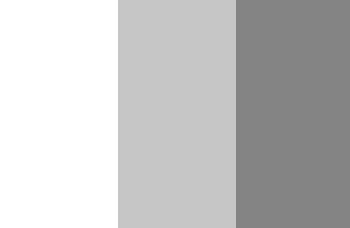
#> input picture images/gray.jpg, 350 x 228 px
$ python main.py   (older library calls are emulated)
#> lines starting #> are read from the running program, lines starting #| are printed output that depends on the picture
### ex1_utils.py
"""
        '########:'##::::'##::::'##:::
         ##.....::. ##::'##:::'####:::
         ##::::::::. ##'##::::.. ##:::
         ######:::::. ###::::::: ##:::
         ##...:::::: ## ##:::::: ##:::
         ##:::::::: ##:. ##::::: ##:::
         ########: ##:::. ##::'######:
        ........::..:::::..:::......::
"""
from typing import List
import cv2
import matplotlib.pyplot as plt
import numpy
from bisect import bisect_left

import numpy as np

LOAD_GRAY_SCALE = 1
LOAD_RGB = 2

'''
#################################################################################################################
################################################# myID METHOD ###################################################
#################################################################################################################
'''


# [6 lines left out: function myID, not called in this run]


'''
#################################################################################################################
########################################### imReadAndConvert METHOD #############################################
#################################################################################################################
'''


def imReadAndConvert(filename: str, representation: int) -> np.ndarray:
    """
    Reads an image, and returns the image converted as requested
    :param filename: The path to the image
    :param representation: GRAY_SCALE or RGB
    :return: The image object
    """
#> called with filename = 'images/gray.jpg', representation = 1
    if representation != 1 and representation != 2:
        print("Invalid representation value (Mandatory conditions: 1<=representation<=2).")
        exit(1)
    img = np.array
    try:
        img = cv2.imread(filename)  # read in BGR format
#> img is the input picture: shape (228, 350, 3); min 132, max 255, mean 195.7
        if representation == 1:
            img = cv2.cvtColor(img, cv2.COLOR_BGR2GRAY)
#> img: shape (228, 350)
        elif representation == 2:
            img = cv2.cvtColor(img, cv2.COLOR_BGR2RGB)  # since matplotlib assumes RGB
        img = np.float32(img)
        img = (1 / 255) * img
        img = np.float32(img)
    except (Exception,):
        print("An exception occurred: can't open/read file: check file path/integrity")
        exit(1)

    return img


'''
#################################################################################################################
############################################### imDisplay METHOD ################################################
#################################################################################################################
'''


# [21 lines left out: function imDisplay, not called in this run]


'''
#################################################################################################################
########################################### transformRGB2YIQ METHOD #############################################
#################################################################################################################
'''

'''

Given the red (R), green (G), and blue (B) pixel components of an RGB color image,
the corresponding luminance (Y), and the chromaticity components (I and Q) in the YIQ color space are
linearly related as follows:

  _ _       __                   __     _ _
 | Y |     | 0.299,  0.587,  0.114 |   | R |
 |   |     |                       |   |   |
 | I |  =  | 0.596, -0.275, -0.321 | X | G |
 |   |     |                       |   |   |
 | Q |     | 0.212, -0.523,  0.311 |   | B |
 |_ _|     |__                   __|   |_ _|

 Explanation:
    We will first flatten the matrix so that we can get an order matrix (X, 3).
    And so we can make a multiplication to the right of each pixel in the transpose matrix
    of the transition matrix [which is an order (3, 3)].
    In this way we will get the same result obtained from performing the formula above for each individual pixel.
'''


# [16 lines left out: function transformRGB2YIQ, not called in this run]


'''
#################################################################################################################
########################################### transformYIQ2RGB METHOD #############################################
#################################################################################################################
'''
'''

Given the luminance (Y) and the chromaticity (I and Q) pixel components of an YIQ color image,
the corresponding red (R), green (G), and blue (B) pixel components in the RGB color space are
linearly related as follows:

  _ _       __                   __ -1    _ _
 | R |     | 0.299,  0.587,  0.114 |     | Y |
 |   |     |                       |     |   |
 | G |  =  | 0.596, -0.275, -0.321 |  X  | I |
 |   |     |                       |     |   |
 | B |     | 0.212, -0.523,  0.311 |     | Q |
 |_ _|     |__                   __|     |_ _|

! Note the marking (-1) that expresses an inverted matrix !

Explanation: Same as written in the 'transformRGB2YIQ' method above.
'''


# [16 lines left out: function transformYIQ2RGB, not called in this run]


'''
#################################################################################################################
########################################### hsitogramEqualize METHOD ############################################
#################################################################################################################
'''

"""
Histogram Equalization Algorithm:
    1. Compute the image histogram
    2. Compute the cumulative histogram
    3. Normalize the cumulative histogram (divide by the total number of pixels)
    4. Multiply the normalized cumulative histogram by the maximal gray level value (K-1)
    5. Round the values to get integers
    6. Map the intensity values of the image using the result of step 5
    7. Verify that the minimal value is 0 and that the maximal is K-1,
        otherwise stretch the result linearly in the range [0,K-1].

How to normalize the cumulative histogram and stretch it as much as possible (0 to 255):
    The idea is to multiply by 255 the relative position of each color in the original color range.
    For example, if the image contains 1/3 pixels in color 137, 1/3 pixels in color 138 and 1/3 pixels in color 139.
    Then we get a normalized pdf: pdf [137] = 1/3, pdf [138] = 2/3, pdf [ 139] = 1.
    Hence, the original size interval is 3 and:
        The relative position (in the original interval) of 137 is 0.
        The relative position (in the original interval) of 138 is 1/2
        The relative position (in the original interval) of 139 is 1.
    That is, we will need to move color 138 to the relative position 1/2 in the final interval [0,255] which is 127.
    (and same for the other colors).
    We will use the following formula:
    cdf = 255 * (cdf - np.min(cdf[np.nonzero(cdf)])) / (cdf.max() - np.min(cdf[np.nonzero(cdf)]))
    When we take the value of the minimum color (regardless of the values 0.
    that is, the colors that are not in the image at all)

    # TODO: can use 'equalized_flatten_img = cv2.LUT(flatten_img, look_up_table.astype("uint8"))'
"""


def __hsitogramEqualizeAlgo(imOrig: np.ndarray) -> (np.ndarray, np.ndarray, np.ndarray):
    img = (255.0 * imOrig).astype('uint8')
    histOrg, bin = np.histogram(img, 256, [0, 255])
    cdf = np.cumsum(histOrg)
    look_up_table = 255 * (cdf - np.min(cdf[np.nonzero(cdf)])) / (cdf.max() - np.min(cdf[np.nonzero(cdf)]))
    backup_shape = img.shape
    flatten_img = list(img.astype(int).flatten())
    equalized_flatten_img = [look_up_table[p] for p in flatten_img]
    img = np.reshape(np.asarray(equalized_flatten_img), backup_shape)
    histEq, bin = np.histogram(img, 256, [0, 255])
    return img * 1 / 255, histOrg, histEq


def hsitogramEqualize(imgOrig: np.ndarray) -> (np.ndarray, np.ndarray, np.ndarray):
    """
        Equalizes the histogram of an image
        :param imgOrig: Original Histogram
        :ret
    """
    try:
        img_shape = imgOrig.shape
    except (Exception,):
        print("An exception occurred: invalid image array.")
        exit(1)
    if len(img_shape) == 3:
        img_as_yiq = transformRGB2YIQ(imgOrig)
        img_y = img_as_yiq[:, :, 0]
        img_y_Eq, histOrg, histEq = __hsitogramEqualizeAlgo(img_y)
        img_as_yiq[:, :, 0] = img_y_Eq
        imgEq = transformYIQ2RGB(img_as_yiq)
        return imgEq, histOrg, histEq
    elif len(img_shape) == 2:
        imgEq, histOrg, histEq = __hsitogramEqualizeAlgo(imgOrig)
        return imgEq, histOrg, histEq
    pass


'''
#################################################################################################################
############################################# quantizeImage METHOD ##############################################
#################################################################################################################
'''

"""
Building look up table after each iteration:
'bisect_left' method finds the first position at which an element could be inserted
in a given sorted range while maintaining the sorted order.
After each relocation to the 'p' & 'z' arrays:
    For each color were using 'bisect_left' method to search the index of the "Container" that represent the new color
    in the 'z' array (the array that divides the color boundaries).
    For example, if z = [0 86 167 255] then there are 3 Container (because 4 boundaries represent 3 Containers)
    and the color 87 belongs to the second container.
    Hence, bisect_left(z, 87, 1, None) = 2.
    But the count of the indexes starts from 0 and therefore we subtract 1 from the result.
    [We start checking from index 1 to the end (none).
    The reason we check from index 1 is to avoid getting a negative value in the case of a color with a value of 0]

Calculation of the error (in each iteration):
    error = 0
    for i in range(nQuant):
              for color in range(z[i], z[i + 1] + 1):
                  error += ((p[i] - color) ** 2 * hist[color])
"""


# [54 lines left out: functions __quantizeImageAlgo, quantizeImage, not called in this run]


'''
__calc_pi method:
Auxiliary method to '__ quantizeImageAlgo'.
Calculation of the new color value in each "container".

# Calculation of pi:
    for color in range(z[inx], z[inx + 1] + 1):
        value = value + (color * hist[color])
        sum = sum + hist[color]
'''


# [6 lines left out: function __calc_pi, not called in this run]


'''
__yiqListToRGB method:
Auxiliary method to ''quantizeImage'.
Rebuild the images by re-integrating the new Y channel into the original image.
'''


def __yiqListToRGB(img_as_yiq: np.ndarray, img_y: np.ndarray) -> np.ndarray:
    img_as_yiq[:, :, 0] = img_y
    return transformYIQ2RGB(img_as_yiq)


'''
#################################################################################################################
################################################# That's it! ####################################################
#################################################################################################################

░░░░░░░░░░░░░░░░░░░░░░██████████████░░░░░░░░░
░░███████░░░░░░░░░░███▒▒▒▒▒▒▒▒▒▒▒▒▒███░░░░░░░
░░█▒▒▒▒▒▒█░░░░░░░███▒▒▒▒▒▒▒▒▒▒▒▒▒▒▒▒▒▒███░░░░
░░░█▒▒▒▒▒▒█░░░░██▒▒▒▒▒▒▒▒▒▒▒▒▒▒▒▒▒▒▒▒▒▒▒▒██░░
░░░░█▒▒▒▒▒█░░░██▒▒▒▒▒██▒▒▒▒▒▒▒▒▒▒▒██▒▒▒▒▒███░
░░░░░█▒▒▒█░░░█▒▒▒▒▒▒████▒▒▒▒▒▒▒▒▒████▒▒▒▒▒▒██
░░░█████████████▒▒▒▒▒▒▒▒▒▒▒▒▒▒▒▒▒▒▒▒▒▒▒▒▒▒▒██
░░░█▒▒▒▒▒▒▒▒▒▒▒▒█▒▒▒▒▒▒▒▒▒▒▒███▒▒▒▒▒▒▒▒▒▒▒▒██
░██▒▒▒▒▒▒▒▒▒▒▒▒▒█▒▒▒██▒▒▒▒▒▒▒▒▒▒▒▒▒▒▒██▒▒▒▒██
██▒▒▒███████████▒▒▒▒▒██▒▒▒▒▒▒▒▒▒▒▒▒▒██▒▒▒▒▒██
█▒▒▒▒▒▒▒▒▒▒▒▒▒▒▒█▒▒▒▒▒▒█████████████▒▒▒▒▒▒▒██
██▒▒▒▒▒▒▒▒▒▒▒▒▒▒█▒▒▒▒▒▒▒▒▒▒▒▒▒▒▒▒▒▒▒▒▒▒▒▒▒██░
░█▒▒▒███████████▒▒▒▒▒▒▒▒▒▒▒▒▒▒▒▒▒▒▒▒▒▒▒▒██░░░
░██▒▒▒▒▒▒▒▒▒▒████▒▒▒▒▒▒▒▒▒▒▒▒▒▒▒▒▒▒▒▒▒▒█░░░░░
░░████████████░░░██████████████████████░░░░░░
'''

### main.py
# This is a sample Python script.

# Press Shift+F10 to execute it or replace it with your code.
# Press Double Shift to search everywhere for classes, files, tool windows, actions, and settings.
import cv2
from matplotlib.pyplot import subplot

from ex1_utils import *
from gamma import gammaDisplay


def print_hi(name):
    # Use a breakpoint in the code line below to debug your script.
    print(f'Hi, {name}')  # Press Ctrl+F8 to toggle the breakpoint.


def quantizeImageTest(imOrig: np.ndarray, nQuant: int, nIter: int):
    image_list, error_list = quantizeImage(imOrig, nQuant, nIter)
    print(str("image_list size: ") + str(len(image_list)))
    print(str("error_list size: ") + str(len(error_list)))

    plt.plot(error_list)
    plt.title("error_list")
    plt.show()

    # show result
    if len(image_list[len(image_list) - 1].shape) == 3:
        # plt.imshow(image_list[len(image_list) - 1])
        f, ax = plt.subplots(1, 2)
        ax[0].imshow(image_list[0])
        ax[1].imshow(image_list[len(image_list) - 1])
    else:
        # plt.imshow(image_list[len(image_list) - 1], cmap='gray')
        f, ax = plt.subplots(1, 2)
        ax[0].imshow(image_list[0], cmap='gray')
        ax[1].imshow(image_list[len(image_list) - 1], cmap='gray')
    plt.title("OldImg / newImg")
    plt.show()


def hsitogramEqualizeTest(imOrig: np.ndarray):
    imgEq, histOrg, histEq = hsitogramEqualize(imOrig)
#> in __hsitogramEqualizeAlgo, `histOrg, bin = np.histogram(img, 256, [0, 255])`: histOrg = 256 values, max 26904 at index 198, min 0 at index 0, mean 311.7; bin = 257 values from 0 to 255
#> in __hsitogramEqualizeAlgo, `cdf = np.cumsum(histOrg)`: cdf = 256 values from 0 to 79800
#> in __hsitogramEqualizeAlgo, `look_up_table = 255 * (cdf - np.min(cdf[np.nonzero(cdf)])) / (cdf.max(..`: look_up_table = 256 values from -123.2 to 255
#> in __hsitogramEqualizeAlgo, `flatten_img = list(img.astype(int).flatten())`: flatten_img = 79800 items
#> in __hsitogramEqualizeAlgo, `img = np.reshape(np.asarray(equalized_flatten_img), backup_shape)`:
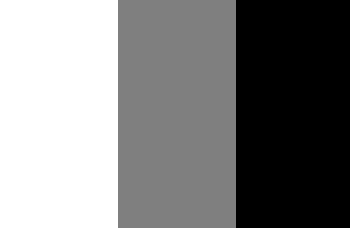
#> img: shape (228, 350) float64; min 0, max 255, mean 129
#> in __hsitogramEqualizeAlgo, `histEq, bin = np.histogram(img, 256, [0, 255])`: histEq = 256 values, max 26904 at index 128, min 0 at index 1, mean 311.7
    plt.xlim([0, 256])
    plt.plot(histOrg)
    plt.title("histOrg")
    plt.show()
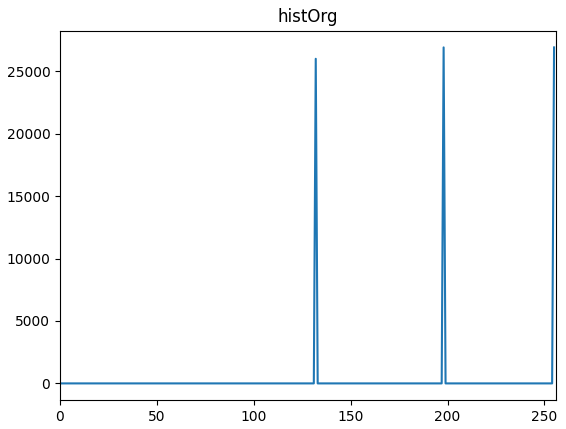
#> figure drawn by matplotlib, 1 panel; curve peaks at x = 198, y = 26904
    plt.plot(histEq)
    plt.title("histEq")
    plt.show()
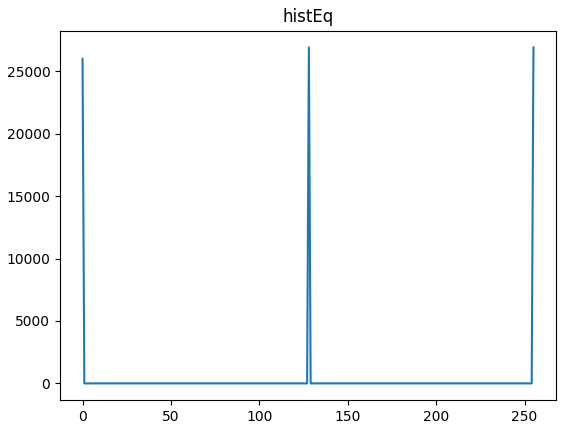
#> figure drawn by matplotlib, 1 panel; curve peaks at x = 128, y = 26904
    plt.imshow(imgEq, cmap='gray')
    # plt.imshow(imgEq)
    plt.title("image")
    plt.show()


# Press the green button in the gutter to run the script.
if __name__ == '__main__':
    print_hi('PyCharm')
    print("Your OpenCV version is: " + cv2.__version__)
    img_path = 'beach.jpg'
    # [15 lines of commented-out code are left out]

    im = imReadAndConvert('images/gray.jpg', 1)
    hsitogramEqualizeTest(im)

    # [17 lines of commented-out code are left out]
